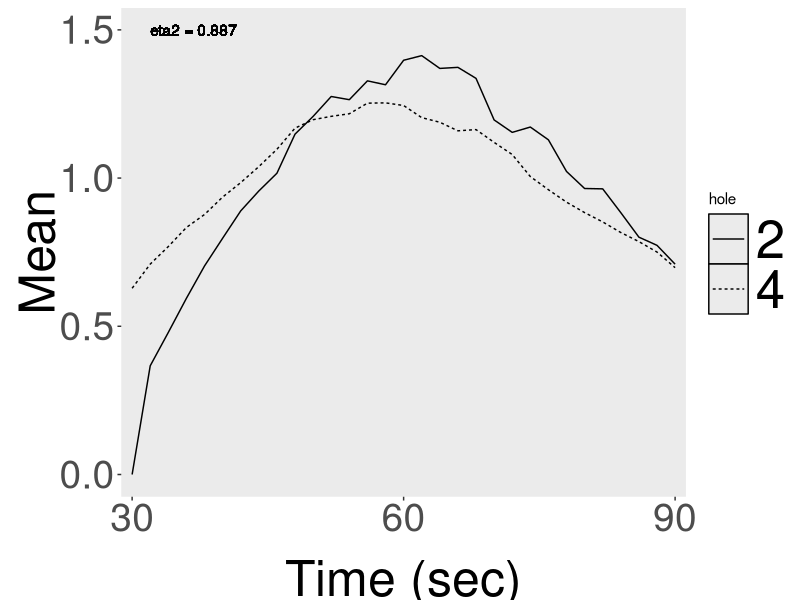

The R script that drew this image:
options(width=250)
library(plyr)
library(reshape2)
library(ggplot2)
library(grid)
library(zoo)
library(xts)

std = function(x, s) {
    x = x[, s]
    sd(x) / sqrt(length(x))
}

m.mean = function(x, s) {
    x = x[, s]
    colMeans(x)
}

eta.square = function(ref, x) {
    overall.sum = sum((ref + x)^2)
    s.norm = sum(ref^2 + x^2)
    s.norm.sq = (sum(ref) + sum(x))^2 / (length(ref) + length(x))
    sst = overall.sum/2 - s.norm.sq
    sstot = s.norm - s.norm.sq
    eta.sq = sst / sstot
    return(eta.sq)
}

format.data = function(rawdata, holes, dates) {
    bin.names = 1:(ncol(rawdata)-11)
    colnames(rawdata) = c('context', 'hole', 'env', 'user', 'prog', 'session',
                    'cage', 'pass', 'ratID', 'Date', 'hour', bin.names)
    rawdata = rawdata[rawdata$hole %in% holes, ]
    rawdata = rawdata[rawdata$Date %in% dates, ]
    rawdata$Date = as.Date(rawdata$Date, format='%d/%m/%Y')
    rawdata = rawdata[order(rawdata$Date), ]
}

scale.x = function(rdata, step, wdw) {
    bins = rdata[, 12:ncol(rdata)]
    bins = t(rollapply(t(bins), width=wdw, by=step, FUN=mean, partial=TRUE, by.column=TRUE))
    rdata = cbind(rdata[, 1:11], bins)
}

translate.x = function(rdata, x) {
  bins = rdata[, 12:ncol(rdata)]
  zeros = as.data.frame(mat.or.vec(nr=nrow(bins), nc=x))
  bins = cbind(zeros, bins)
  colnames(bins) = 1:ncol(bins)
  rdata = cbind(rdata[, 1:11], bins)
}

y.norm = function(rdata, method=mean) {
    rdata$bin = rdata$bin / method(rdata$bin)
    return(rdata)
}


whitelist = c('14/06/2010', '15/06/2010', '16/06/2010', '17/06/2010', '18/06/2010')
aholes = c(2)
bholes = c(4)

# context A
a = read.table('./All_Data_A.txt', header=F, sep='\t')
a = format.data(a, aholes, whitelist)
#a = scale.x(a, step=1, wdw=2)
a = translate.x(a, 15)
a = ddply(a, .(hole, context), .fun=m.mean, 12:ncol(a))
a = melt(a, id.vars=c('hole', 'context'), value.name='bin')
a = a[15:45, ]
a = y.norm(a)
colnames(a) = c('hole', 'context', 'bin', 'Mean')

#context B
b = read.table('./All_Data_B.txt', header=F, sep='\t')
b = format.data(b, bholes, whitelist)
b = scale.x(b, step=1, wdw=3)
b = ddply(b, .(hole, context), .fun=m.mean, 12:ncol(b))
b = melt(b, id.vars=c('hole','context'), value.name='bin')
b = b[15:45, ]
b = y.norm(b)
colnames(b) = c('hole', 'context', 'bin', 'Mean')

# ETA squared
eta.sq = eta.square(a$Mean, b$Mean)


mydata = rbind(a, b)
colnames(mydata) = c('hole','context', 'bin', 'Mean')
mydata$hole = factor(mydata$hole)
print(mydata)

myplot = ggplot(data=mydata, aes(x=bin, y=Mean)) +
        geom_line(aes(group=c(hole), linetype=hole)) +
        geom_text(aes(label=paste('eta2 = ', round(eta.sq, 3), sep=''), x=2, y=1.5, hjust=0))+
        scale_x_discrete(breaks=c(1, 15, 30, 45, 60), labels=c(1, 30, 60, 90, 120)) +
        xlab('Time (sec)') +
        theme(
          panel.grid.major.x = element_blank(),
          panel.grid.minor = element_blank(),
          panel.grid=element_blank(),
          plot.background=element_blank(),
          axis.title = element_text(size=36),
          axis.title.x = element_text(vjust=-0.3),
          axis.title.y = element_text(vjust=0.1),
          axis.text = element_text(size=28),
          #legend.title = element_blank(),
          legend.key = element_rect(colour = 'black'),
          legend.key.width=unit(1,'cm'),
          legend.key.height=unit(1,'cm'),
          legend.text = element_text(size=38)
        )

print(myplot)
print(eta.sq)
